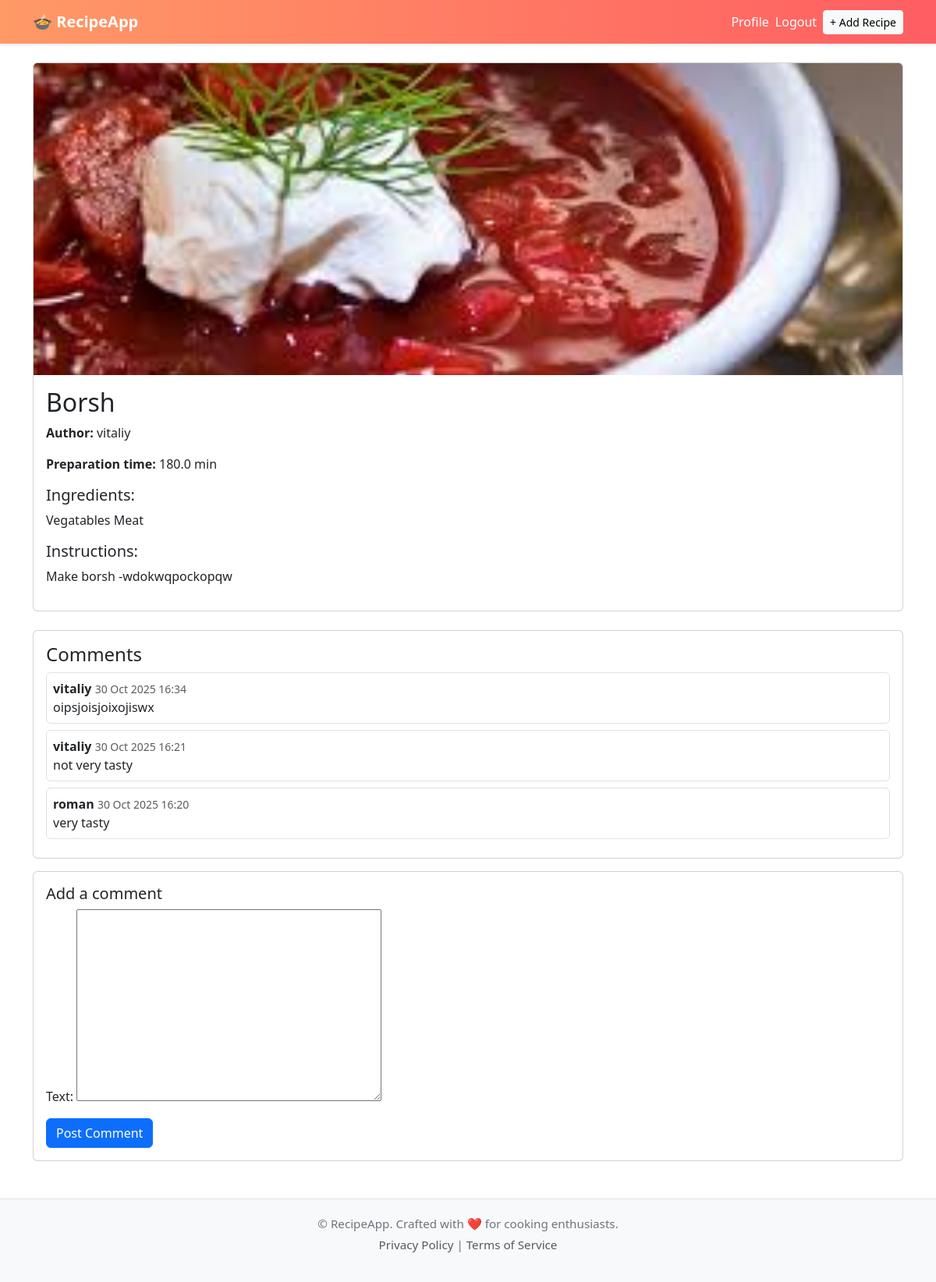
The page /recipe/3/ (signed in) on the database its author committed.
### main/models.py (models this page shows, shortened)
class Recipe(models.Model):
    title = models.CharField(max_length=100)
    text = models.TextField()
    ingredients = models.TextField()
    author = models.ForeignKey(User, on_delete=models.CASCADE)
    preparation_time = models.FloatField()
    image = models.ImageField(upload_to='images/', blank=True, null=True)

class Comment(models.Model):
    article = models.ForeignKey(Recipe, on_delete=models.CASCADE, related_name='comments')
    user = models.ForeignKey(User, on_delete=models.CASCADE)
    text = models.TextField()
    created_at = models.DateTimeField(auto_now_add=True)

### main/views.py (the view)
# urls.py: path('recipe/<int:recipe_id>/', views.recipe_detail, name='recipe_detail'),
@login_required
def recipe_detail(request, recipe_id):
    recipe = get_object_or_404(Recipe, id=recipe_id)
    comments = recipe.comments.all().order_by('-created_at')
    if request.method == 'POST':
        if not request.user.is_authenticated:
            messages.error(request, "You must be logged in to comment.")
            return redirect('login')
        form = CommentForm(request.POST)
        if form.is_valid():
            comment = form.save(commit=False)
            comment.article = recipe
            comment.user = request.user
            comment.save()
            return redirect('recipe_detail', recipe_id=recipe.id)
    else:
        form = CommentForm()
    return render(request, 'recipe_detail.html', {
        'recipe': recipe,
        'comments': comments,
        'form': form
    })

### main/forms.py
class CommentForm(forms.ModelForm):
    class Meta:
        model = Comment
        fields = ['text']

### main/templates/recipe_detail.html (shortened to what this page needs)
{% extends 'base.html' %}
{% block content %}
<div class="card mb-4">
    <img src="{{ recipe.image.url }}" class="card-img-top" alt="{{ recipe.title }}" style="max-height: 400px; object-fit: cover;">
    <div class="card-body">
        <h2 class="card-title">{{ recipe.title }}</h2>
        <p class="card-text"><strong>Author:</strong> {{ recipe.author.username }}</p>
        <p class="card-text"><strong>Preparation time:</strong> {{ recipe.preparation_time }} min</p>
        <h5>Ingredients:</h5>
        <p>{{ recipe.ingredients }}</p>
        <h5>Instructions:</h5>
        <p>{{ recipe.text }}</p>
    </div>
</div>
<div class="card">
    <div class="card-body">
        <h4>Comments</h4>
        {% for comment in comments %}
            <div class="border rounded p-2 mb-2">
                <strong>{{ comment.user.username }}</strong> <small class="text-muted">{{ comment.created_at|date:"d M Y H:i" }}</small>
                <p class="mb-0">{{ comment.text }}</p>
            </div>
        {% empty %}
            <p class="text-muted">No comments yet. Be the first!</p>
        {% endfor %}
    </div>
</div>
{% if user.is_authenticated %}
<div class="card mt-3">
    <div class="card-body">
        <h5>Add a comment</h5>
        <form method="post">
            {{ form.as_p }}
            <button type="submit" class="btn btn-primary">Post Comment</button>
        </form>
    </div>
</div>
{% else %}
<p class="mt-3">
    <a href="{% url 'login' %}?next={% url 'recipe_detail' recipe.id %}" class="btn btn-outline-secondary">
        Log in to comment
    </a>
</p>
{% endif %}
{% endblock %}

### main/templates/base.html (shortened to what this page needs)
<!DOCTYPE html>
<html lang="en">
<head>
    <link href="https://cdn.jsdelivr.net/npm/bootstrap@5.3.2/dist/css/bootstrap.min.css" rel="stylesheet">
</head>
<body>
    <nav class="navbar navbar-expand-lg shadow-sm mb-4">
        <div class="container">
            <a class="navbar-brand fw-bold" href="{% url 'home' %}">🍲 RecipeApp</a>
            <div class="collapse navbar-collapse" id="navbarNav">
                <ul class="navbar-nav ms-auto align-items-center">
                    {% if user.is_authenticated %}
                        <li class="nav-item">
                            <a class="nav-link" href="{% url 'profile' %}">Profile</a>
                        </li>
                        <li class="nav-item">
                            <form method="post" action="{% url 'logout' %}" class="d-inline">
                                <button type="submit" class="btn btn-link nav-link p-0" style="color:white; text-decoration:none;">Logout</button>
                            </form>
                        </li>
                        {% if user.is_authenticated and perms.recipes.add_recipe %}
                            <li class="nav-item">
                                <a class="btn btn-light btn-sm ms-2" href="{% url 'add_recipe' %}">+ Add Recipe</a>
                            </li>
                        {% endif %}
                    {% else %}
                        <li class="nav-item">
                            <a class="nav-link" href="{% url 'login' %}">Login</a>
                        </li>
                    {% endif %}
                </ul>
            </div>
        </div>
    </nav>
    <main class="container mb-5">
        {% block content %}{% endblock %}
    </main>
    <footer class="text-center">
        <div class="container">
            <p class="footer-text mb-1">
                © {{ now|date:"Y" }} RecipeApp. Crafted with ❤️ for cooking enthusiasts.
            </p>
            <p class="footer-text">
                <a href="#" class="text-decoration-none text-muted">Privacy Policy</a> |
                <a href="#" class="text-decoration-none text-muted">Terms of Service</a>
            </p>
        </div>
    </footer>
</body>
</html>

### main/templates/base.html (style rules this page uses)
body { display: flex; flex-direction: column; min-height: 100vh; }
footer { background-color: #f8f9fa; border-top: 1px solid #e2e2e2; padding: 20px 0; margin-top: auto; }
.navbar { background: linear-gradient(90deg, #ff9966, #ff5e62); }
.navbar-brand, .nav-link { color: white !important; }
.footer-text { color: #6c757d; font-size: 0.95rem; }

### rows shown on the page
Recipe: image (picture), title "Borsh", author.username "vitaliy", preparation_time "180.0", ingredients "Vegatables Meat", text "Make borsh -wdokwqpockopqw"
Comment: user.username "vitaliy", created_at "30 Oct 2025 16:34", text "oipsjoisjoixojiswx"
Comment: user.username "vitaliy", created_at "30 Oct 2025 16:21", text "not very tasty"
Comment: user.username "roman", created_at "30 Oct 2025 16:20", text "very tasty"
